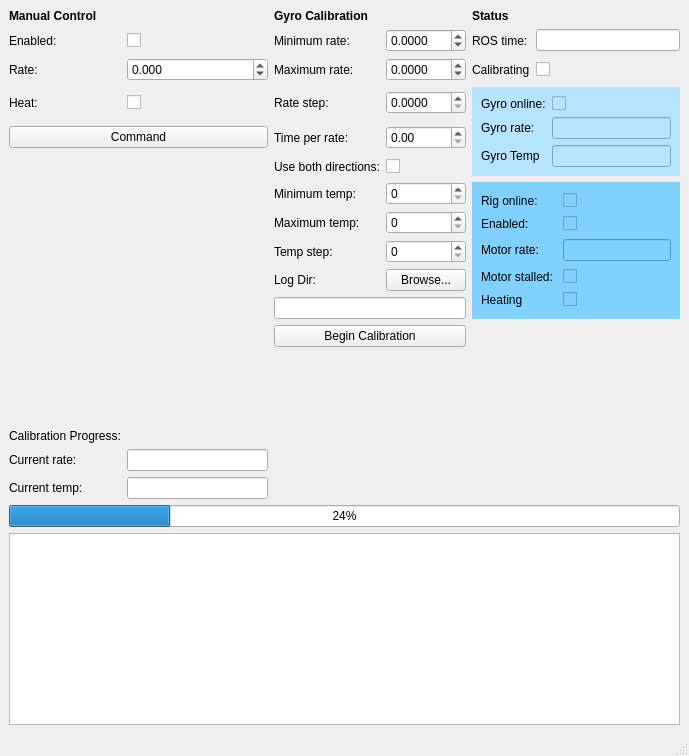
<?xml version="1.0" encoding="UTF-8"?>
<ui version="4.0">
 <class>GyroRigGui</class>
 <widget class="QMainWindow" name="GyroRigGui">
  <property name="geometry">
   <rect>
    <x>0</x>
    <y>0</y>
    <width>689</width>
    <height>756</height>
   </rect>
  </property>
  <property name="windowTitle">
   <string>Gyro Rig Control</string>
  </property>
  <widget class="QWidget" name="centralwidget">
   <layout class="QGridLayout" name="gridLayout">
    <item row="0" column="2" colspan="2">
     <widget class="QLabel" name="label">
      <property name="styleSheet">
       <string notr="true">font-weight: bold</string>
      </property>
      <property name="text">
       <string>Gyro Calibration</string>
      </property>
     </widget>
    </item>
    <item row="16" column="0">
     <widget class="QLabel" name="label_19">
      <property name="text">
       <string>Current temp:</string>
      </property>
     </widget>
    </item>
    <item row="3" column="1">
     <widget class="QCheckBox" name="uiRigManualHeat">
      <property name="text">
       <string/>
      </property>
     </widget>
    </item>
    <item row="2" column="5">
     <widget class="QCheckBox" name="uiRigCalibrating">
      <property name="text">
       <string/>
      </property>
      <property name="checkable">
       <bool>true</bool>
      </property>
     </widget>
    </item>
    <item row="5" column="2">
     <widget class="QLabel" name="label_4">
      <property name="text">
       <string>Use both directions:</string>
      </property>
     </widget>
    </item>
    <item row="2" column="1">
     <widget class="QDoubleSpinBox" name="uiRigManualRate">
      <property name="decimals">
       <number>3</number>
      </property>
      <property name="minimum">
       <double>-1.000000000000000</double>
      </property>
      <property name="maximum">
       <double>1.000000000000000</double>
      </property>
     </widget>
    </item>
    <item row="11" column="2" colspan="2">
     <widget class="QPushButton" name="uiRigStartCal">
      <property name="text">
       <string>Begin Calibration</string>
      </property>
     </widget>
    </item>
    <item row="17" column="0" colspan="6">
     <widget class="QProgressBar" name="uiCalProgress">
      <property name="value">
       <number>24</number>
      </property>
     </widget>
    </item>
    <item row="3" column="2">
     <widget class="QLabel" name="label_5">
      <property name="text">
       <string>Rate step:</string>
      </property>
     </widget>
    </item>
    <item row="1" column="3">
     <widget class="QDoubleSpinBox" name="uiRigMinRate">
      <property name="decimals">
       <number>4</number>
      </property>
      <property name="minimum">
       <double>-1.000000000000000</double>
      </property>
      <property name="maximum">
       <double>1.000000000000000</double>
      </property>
      <property name="singleStep">
       <double>0.001000000000000</double>
      </property>
     </widget>
    </item>
    <item row="4" column="0" colspan="2">
     <widget class="QPushButton" name="uiRigCommand">
      <property name="text">
       <string>Command</string>
      </property>
     </widget>
    </item>
    <item row="14" column="0">
     <widget class="QLabel" name="label_17">
      <property name="text">
       <string>Calibration Progress:</string>
      </property>
     </widget>
    </item>
    <item row="1" column="0">
     <widget class="QLabel" name="label_11">
      <property name="text">
       <string>Enabled:</string>
      </property>
     </widget>
    </item>
    <item row="1" column="2">
     <widget class="QLabel" name="label_2">
      <property name="text">
       <string>Minimum rate:</string>
      </property>
     </widget>
    </item>
    <item row="0" column="0">
     <widget class="QLabel" name="label_9">
      <property name="styleSheet">
       <string notr="true">font-weight:bold</string>
      </property>
      <property name="text">
       <string>Manual Control</string>
      </property>
     </widget>
    </item>
    <item row="2" column="4">
     <widget class="QLabel" name="label_26">
      <property name="text">
       <string>Calibrating</string>
      </property>
     </widget>
    </item>
    <item row="4" column="3">
     <widget class="QDoubleSpinBox" name="uiRigTimePerRate">
      <property name="maximum">
       <double>500.000000000000000</double>
      </property>
     </widget>
    </item>
    <item row="15" column="0">
     <widget class="QLabel" name="label_18">
      <property name="text">
       <string>Current rate:</string>
      </property>
     </widget>
    </item>
    <item row="3" column="3">
     <widget class="QDoubleSpinBox" name="uiRigRateStep">
      <property name="decimals">
       <number>4</number>
      </property>
      <property name="maximum">
       <double>1.000000000000000</double>
      </property>
      <property name="singleStep">
       <double>0.001000000000000</double>
      </property>
     </widget>
    </item>
    <item row="2" column="3">
     <widget class="QDoubleSpinBox" name="uiRigMaxRate">
      <property name="decimals">
       <number>4</number>
      </property>
      <property name="minimum">
       <double>-1.000000000000000</double>
      </property>
      <property name="maximum">
       <double>1.000000000000000</double>
      </property>
      <property name="singleStep">
       <double>0.001000000000000</double>
      </property>
     </widget>
    </item>
    <item row="1" column="1">
     <widget class="QCheckBox" name="uiRigManualEnabled">
      <property name="text">
       <string/>
      </property>
     </widget>
    </item>
    <item row="2" column="2">
     <widget class="QLabel" name="label_3">
      <property name="text">
       <string>Maximum rate:</string>
      </property>
     </widget>
    </item>
    <item row="1" column="5">
     <widget class="QLineEdit" name="uiRigRosTime">
      <property name="readOnly">
       <bool>true</bool>
      </property>
     </widget>
    </item>
    <item row="3" column="4" rowspan="3" colspan="2">
     <widget class="QWidget" name="widget" native="true">
      <property name="styleSheet">
       <string notr="true">background-color:rgb(181, 228, 255)</string>
      </property>
      <layout class="QGridLayout" name="gridLayout_2">
       <item row="0" column="1">
        <widget class="QCheckBox" name="uiGyroOnline">
         <property name="enabled">
          <bool>true</bool>
         </property>
         <property name="text">
          <string/>
         </property>
         <property name="checkable">
          <bool>true</bool>
         </property>
        </widget>
       </item>
       <item row="1" column="0">
        <widget class="QLabel" name="label_22">
         <property name="text">
          <string>Gyro rate:</string>
         </property>
        </widget>
       </item>
       <item row="1" column="1">
        <widget class="QLineEdit" name="uiGyroRate">
         <property name="enabled">
          <bool>true</bool>
         </property>
         <property name="text">
          <string/>
         </property>
         <property name="readOnly">
          <bool>true</bool>
         </property>
        </widget>
       </item>
       <item row="0" column="0">
        <widget class="QLabel" name="label_15">
         <property name="text">
          <string>Gyro online:</string>
         </property>
        </widget>
       </item>
       <item row="2" column="0">
        <widget class="QLabel" name="label_27">
         <property name="text">
          <string>Gyro Temp</string>
         </property>
        </widget>
       </item>
       <item row="2" column="1">
        <widget class="QLineEdit" name="uiGyroTemp">
         <property name="readOnly">
          <bool>true</bool>
         </property>
        </widget>
       </item>
      </layout>
     </widget>
    </item>
    <item row="4" column="2">
     <widget class="QLabel" name="label_25">
      <property name="text">
       <string>Time per rate:</string>
      </property>
     </widget>
    </item>
    <item row="0" column="4">
     <widget class="QLabel" name="label_13">
      <property name="styleSheet">
       <string notr="true">font-weight:bold</string>
      </property>
      <property name="text">
       <string>Status</string>
      </property>
     </widget>
    </item>
    <item row="5" column="3">
     <widget class="QCheckBox" name="uiRigUseBothDirs">
      <property name="text">
       <string/>
      </property>
     </widget>
    </item>
    <item row="8" column="2">
     <widget class="QLabel" name="label_8">
      <property name="text">
       <string>Temp step: </string>
      </property>
     </widget>
    </item>
    <item row="9" column="3">
     <widget class="QPushButton" name="uiBrowseLogDir">
      <property name="text">
       <string>Browse...</string>
      </property>
     </widget>
    </item>
    <item row="3" column="0">
     <widget class="QLabel" name="label_12">
      <property name="text">
       <string>Heat: </string>
      </property>
     </widget>
    </item>
    <item row="13" column="2">
     <spacer name="verticalSpacer_2">
      <property name="orientation">
       <enum>Qt::Vertical</enum>
      </property>
      <property name="sizeHint" stdset="0">
       <size>
        <width>20</width>
        <height>40</height>
       </size>
      </property>
     </spacer>
    </item>
    <item row="18" column="0" colspan="6">
     <widget class="QTextBrowser" name="uiCalStatus"/>
    </item>
    <item row="7" column="2">
     <widget class="QLabel" name="label_7">
      <property name="text">
       <string>Maximum temp: </string>
      </property>
     </widget>
    </item>
    <item row="2" column="0">
     <widget class="QLabel" name="label_10">
      <property name="text">
       <string>Rate:</string>
      </property>
     </widget>
    </item>
    <item row="15" column="1">
     <widget class="QLineEdit" name="uiCurrentRate">
      <property name="readOnly">
       <bool>true</bool>
      </property>
     </widget>
    </item>
    <item row="1" column="4">
     <widget class="QLabel" name="label_14">
      <property name="text">
       <string>ROS time:</string>
      </property>
     </widget>
    </item>
    <item row="9" column="2">
     <widget class="QLabel" name="label_28">
      <property name="text">
       <string>Log Dir:</string>
      </property>
     </widget>
    </item>
    <item row="6" column="2">
     <widget class="QLabel" name="label_6">
      <property name="text">
       <string>Minimum temp:</string>
      </property>
     </widget>
    </item>
    <item row="16" column="1">
     <widget class="QLineEdit" name="uiCurrentTemp">
      <property name="readOnly">
       <bool>true</bool>
      </property>
     </widget>
    </item>
    <item row="10" column="2" colspan="2">
     <widget class="QLineEdit" name="uiLogDir"/>
    </item>
    <item row="6" column="4" rowspan="5" colspan="2">
     <widget class="QWidget" name="widget_2" native="true">
      <property name="styleSheet">
       <string notr="true">background-color:rgb(128, 209, 255)</string>
      </property>
      <layout class="QGridLayout" name="gridLayout_3">
       <item row="4" column="1">
        <widget class="QCheckBox" name="uiRigHeating">
         <property name="text">
          <string/>
         </property>
         <property name="checkable">
          <bool>true</bool>
         </property>
        </widget>
       </item>
       <item row="3" column="1">
        <widget class="QCheckBox" name="uiRigMotorStalled">
         <property name="text">
          <string/>
         </property>
         <property name="checkable">
          <bool>true</bool>
         </property>
        </widget>
       </item>
       <item row="2" column="0">
        <widget class="QLabel" name="label_20">
         <property name="text">
          <string>Motor rate:</string>
         </property>
        </widget>
       </item>
       <item row="1" column="1">
        <widget class="QCheckBox" name="uiRigEnabled">
         <property name="text">
          <string/>
         </property>
         <property name="checkable">
          <bool>true</bool>
         </property>
        </widget>
       </item>
       <item row="0" column="1">
        <widget class="QCheckBox" name="uiRigOnline">
         <property name="text">
          <string/>
         </property>
         <property name="checkable">
          <bool>true</bool>
         </property>
        </widget>
       </item>
       <item row="3" column="0">
        <widget class="QLabel" name="label_23">
         <property name="text">
          <string>Motor stalled: </string>
         </property>
        </widget>
       </item>
       <item row="1" column="0">
        <widget class="QLabel" name="label_24">
         <property name="text">
          <string>Enabled:</string>
         </property>
        </widget>
       </item>
       <item row="2" column="1">
        <widget class="QLineEdit" name="uiRigMotorRate">
         <property name="readOnly">
          <bool>true</bool>
         </property>
        </widget>
       </item>
       <item row="4" column="0">
        <widget class="QLabel" name="label_21">
         <property name="text">
          <string>Heating</string>
         </property>
        </widget>
       </item>
       <item row="0" column="0">
        <widget class="QLabel" name="label_16">
         <property name="text">
          <string>Rig online:</string>
         </property>
        </widget>
       </item>
      </layout>
     </widget>
    </item>
    <item row="6" column="3">
     <widget class="QSpinBox" name="uiRigMinTemp">
      <property name="maximum">
       <number>20000</number>
      </property>
     </widget>
    </item>
    <item row="7" column="3">
     <widget class="QSpinBox" name="uiRigMaxTemp">
      <property name="maximum">
       <number>20000</number>
      </property>
     </widget>
    </item>
    <item row="8" column="3">
     <widget class="QSpinBox" name="uiRigTempStep">
      <property name="maximum">
       <number>20000</number>
      </property>
     </widget>
    </item>
   </layout>
  </widget>
  <widget class="QStatusBar" name="statusbar"/>
 </widget>
 <resources/>
 <connections/>
</ui>
